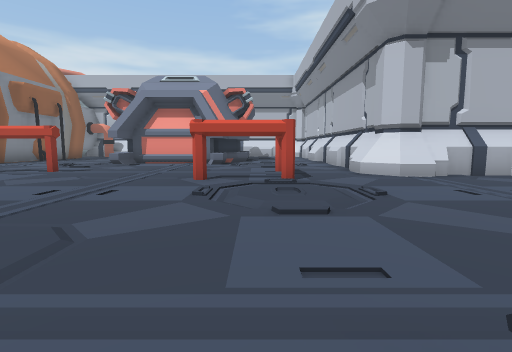
View 1 (above)

24 first-person views from a walk through a scene from a Unity 3-D project. The camera is 1.3 m above the floor, tilts 6° down and sees 85° across. The floor is counted in squares, 2 m on a side. Each view is taken from the middle of a square. On the plan, view 1 faces up. The plan holds only what a view shows up to about 9 squares ahead; the rest is blank. The place goes on beyond the plan.

View 2
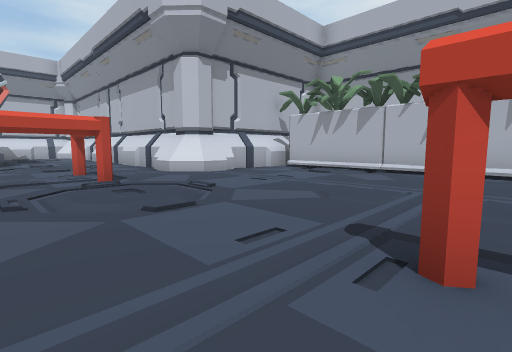

View 3
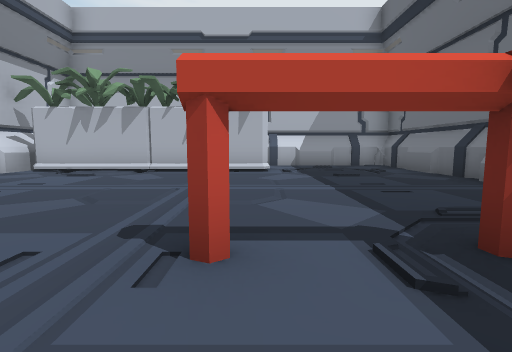

View 4
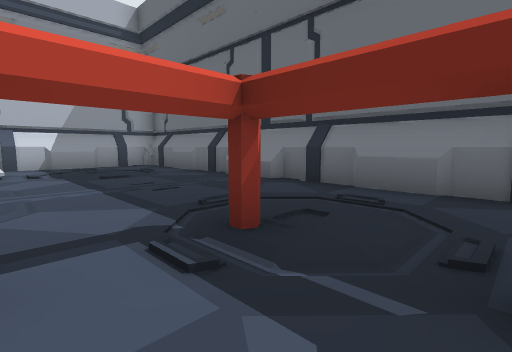

View 5
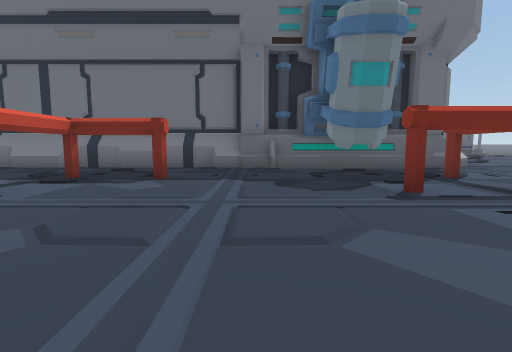

View 6
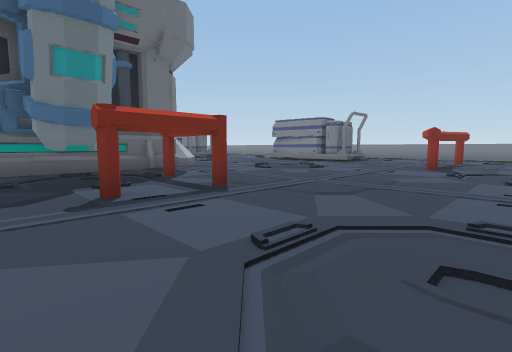

View 7
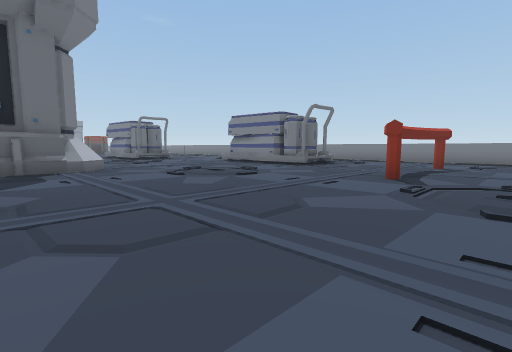

View 8
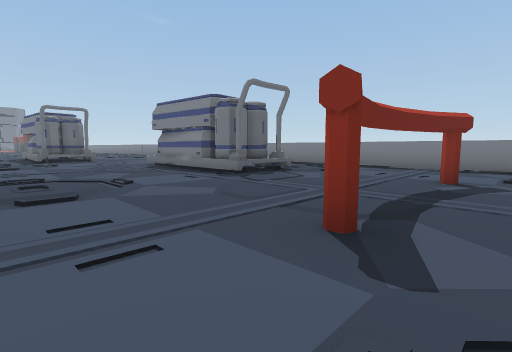

View 9
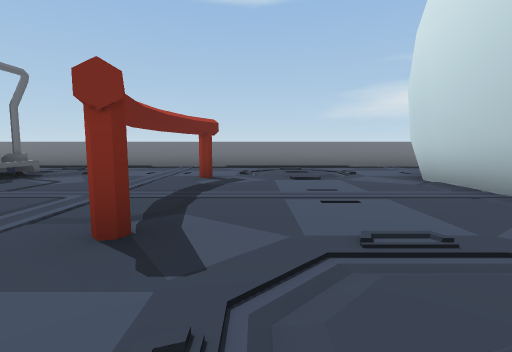

View 10
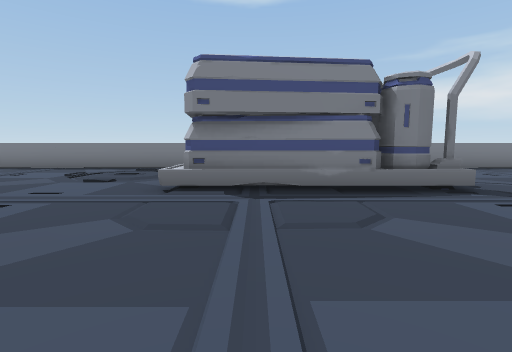

View 11
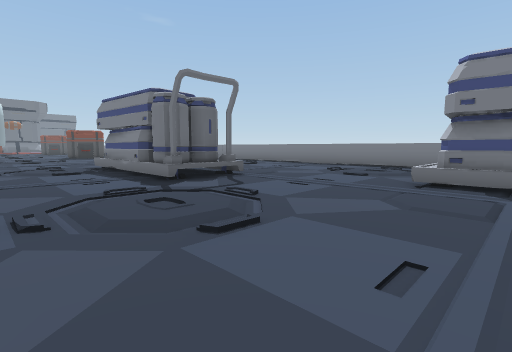

View 12
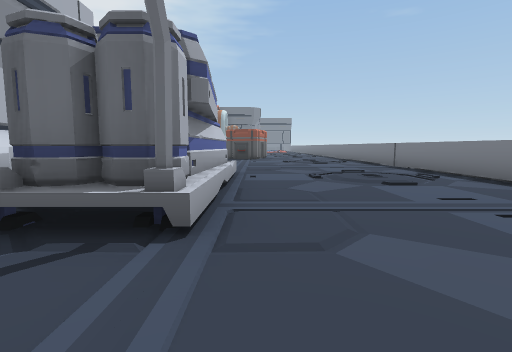

View 13
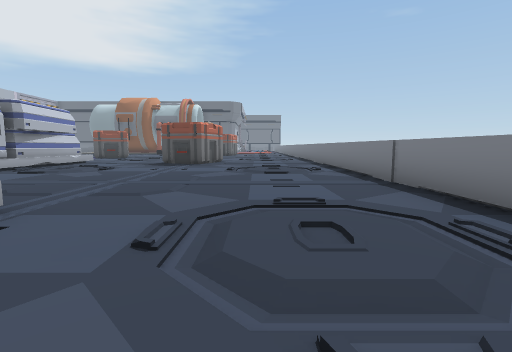

View 14
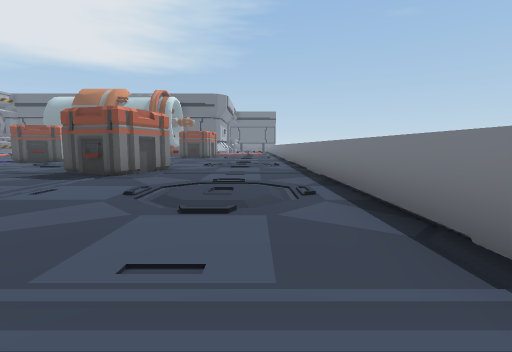

View 15
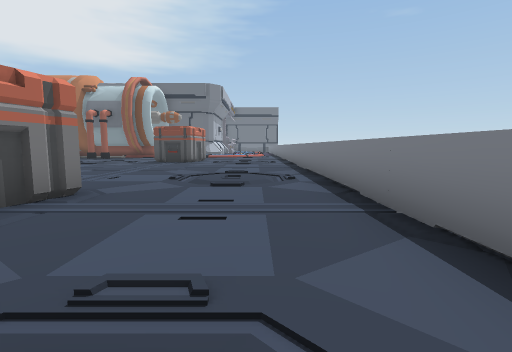

View 16
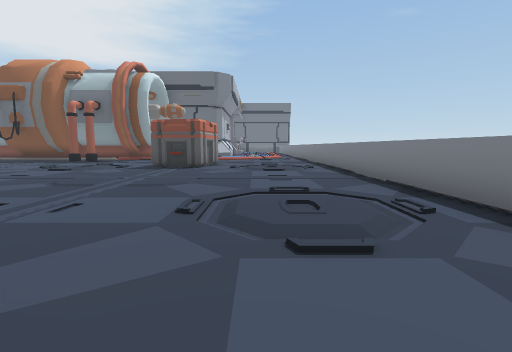

View 17
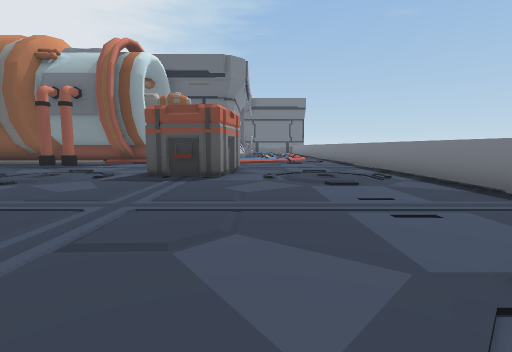

View 18
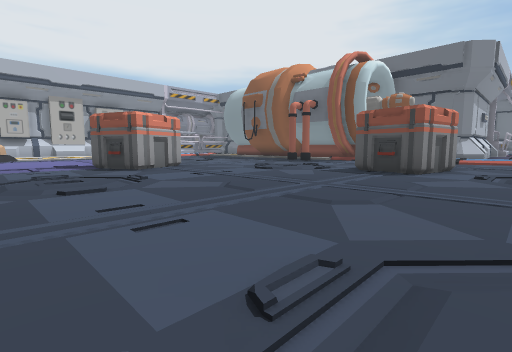

View 19
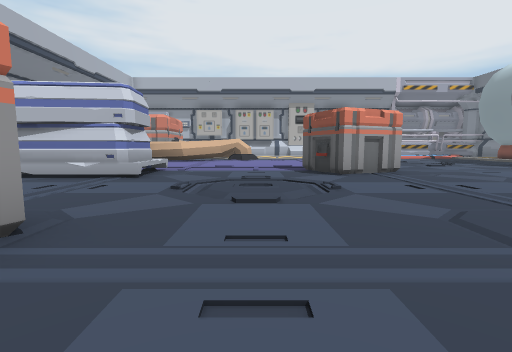

View 20
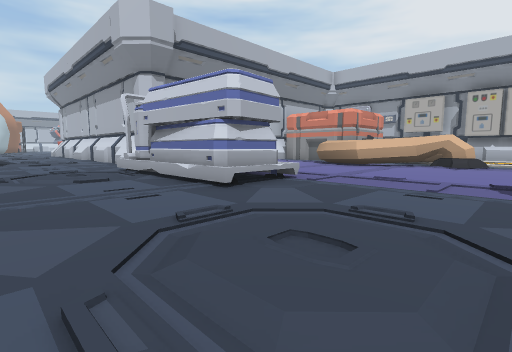

View 21
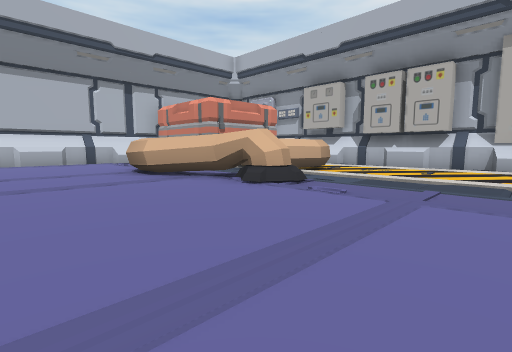

View 22
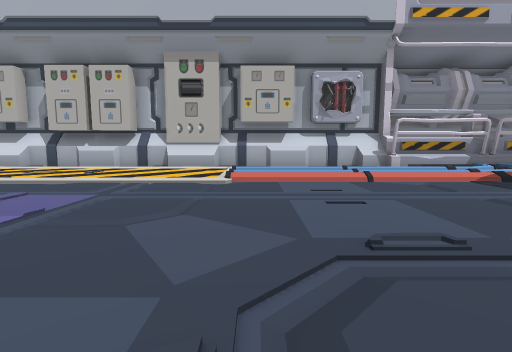

View 23
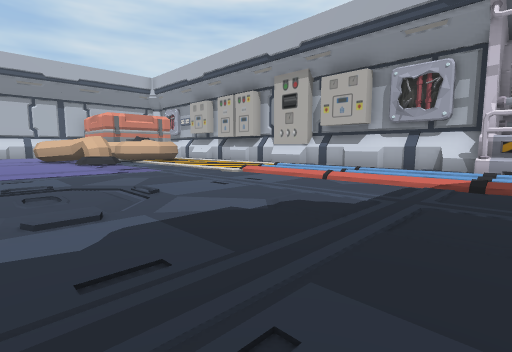

View 24
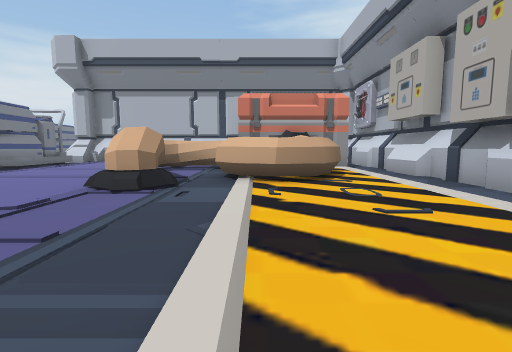

### Floor plan
Key: @ floor where view 1 was taken; # wall or solid block; x gap in a wall; . main floor; : floor 0.25 m higher than the main floor; + floor 0.5 m higher than the main floor; / step, stairs or slope; ^ raised ledge; B box; O other object.
Columns run from 20 left of view 1 to 9 right of it. Each row starts with its distance up from view 1.
 10                     ..
  9              .//....//.#
  8 #.           ..........#
  7 ^..###        .O.....O.#####
  6 ^......       .....O.O.##..#
  5 #./.....       ...../...../#
  4 #..........................#
  3 #.//....//....//....//..../#
  2 #..Ox  O...................#
  1 ^....  ....................#
  0 ^............O.O....@O.....# #
 -1 #./...../...../....O #..../..#
 -2 #..^#........O.......O.......#
 -3 #. ##...//....##....//....//.#
 -4 #   #......#######...........
 -5 ^   #......#     ############
 -6     #......
 -7 # //....//.
 -8 #../...../.
 -9 #.//....//.
-10 ^.....^^...
-11 ^.....##...
-12 ^.....##...
-13 #.//..##//.
-14 #../..##./.#
-15 #.//....// #
-16 ^.........
-17 ^..........   #
-18 ^..........   ..
-19 #.//....//#   ..
-20 #../...../#  ....
-21 #.//....//##.....##  #.#
-22 ^.........##....###  #/#
-23 ^....##...##....###  #/#
-24 ^....##..........#####/#
-25 #.//....//.......#.^#./#
-26 #../...../.......+..../#
-27 #.//....//............/#
-28 ^..........##........./#
-29 ^..........# ........./#
-30 ^............ ......../#
-31 #.//....//....//...//  #
-32 #../.BB../...../...:/  #
-33 #.//.B .//....//...:.  #
-34 ^..... ............/. .#
-35 ^.....  ...   .....// .#
-36               .....///.^

Positions as (right, up) in squares from view 1, and headings:
1: (0, 0), facing up
2: (-1, 0), facing up-right
3: (-1, 0), facing right
4: (-1, 0), facing down-right
5: (-3, 4), facing down
6: (-4, 4), facing down-left
7: (-7, 4), facing down-left
8: (-11, 3), facing down-left
9: (-11, 3), facing left
10: (-11, -5), facing left
11: (-10, -5), facing down-left
12: (-15, -8), facing down
13: (-17, -12), facing down
14: (-18, -16), facing down
15: (-18, -20), facing down
16: (-17, -23), facing down
17: (-16, -26), facing down
18: (-17, -25), facing down-right
19: (-16, -26), facing right
20: (-13, -27), facing up-right
21: (-7, -29), facing up-right
22: (-6, -31), facing right
23: (-6, -36), facing up-right
24: (-1, -30), facing up
